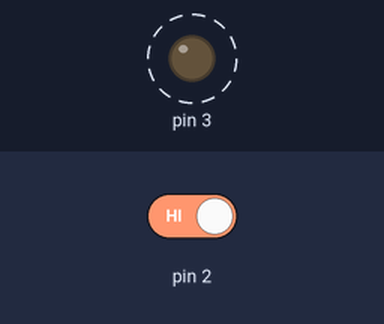
Bench run of a sketch on a simulated Arduino Uno, built with avr-gcc and run on an emulated ATmega328P. Parts: output pins drawn as LEDs (lit = HIGH). Dashed ring = blinking. The test bench sets the inputs (shaded band); at power-on: pin 2 HIGH.

Above: at 1.8 s.
1.9 s: pin 2 driven LOW
At 3.0 s:
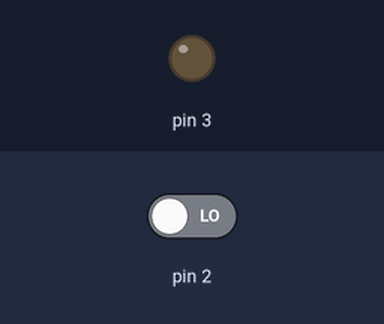
3.4 s: pin 2 driven HIGH
At 3.52 s:
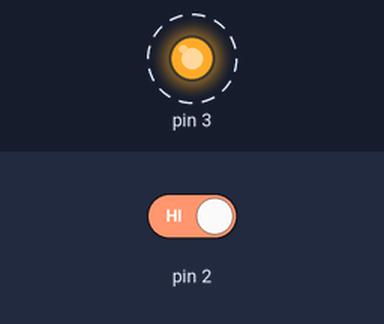
Timing chart, 0 to 12.4 s (numbered marks = the images above; inputs shaded):
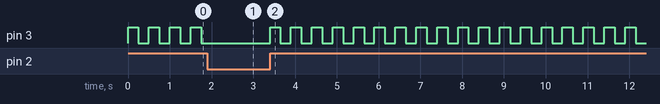

The sketch:

blinking_an_LED_with_a_button.ino
```cpp
/*
   @title          Blinking an LED with a button
   @description    An LED is blinked every 250 miliseconds when button is pressed.

   @author         YOUR NAME
   @website        your website
   @email          <your@email.com
*/

// When the button is not pressed.
int switchstate = 0;
/*
   Set up the serial port and pins on the Arduino board
*/
void setup() {

  // The button is on pin 2.
  pinMode(2, INPUT);

  //LED is connected to digital pin 3.
  pinMode(3, OUTPUT);

}

/*
   The main loop that runs over and over.
*/
void loop() {

  // Is the botton pressed or not.
  switchstate = digitalRead(2);

  // If the button in not pressed.
  if (switchstate == LOW) {

    // Turn off the LED
    digitalWrite(3, LOW);       // turn the green LED off pin 3 on

  }


  // Otherwise the button is pressed.
  else {

    // Turn on the LED
    digitalWrite(3, HIGH);      // turn the green LED on pin 3 on
    delay(250);                 // duration of the blinking.

    // Turn off the LED
    digitalWrite(3, LOW);       // turn the green LED off pin 3 on
    delay(250);                 // duration of the blinking.

  }
}
```

Measured:
- after the input at 1.9 s, pin 3: stops changing and stays LOW
- after the input at 3.4 s, pin 3: alternates HIGH for 0.25 s and LOW for 0.25 s, starting at once
- by itself, pin 3: alternates HIGH for 0.25 s and LOW for 0.25 s
